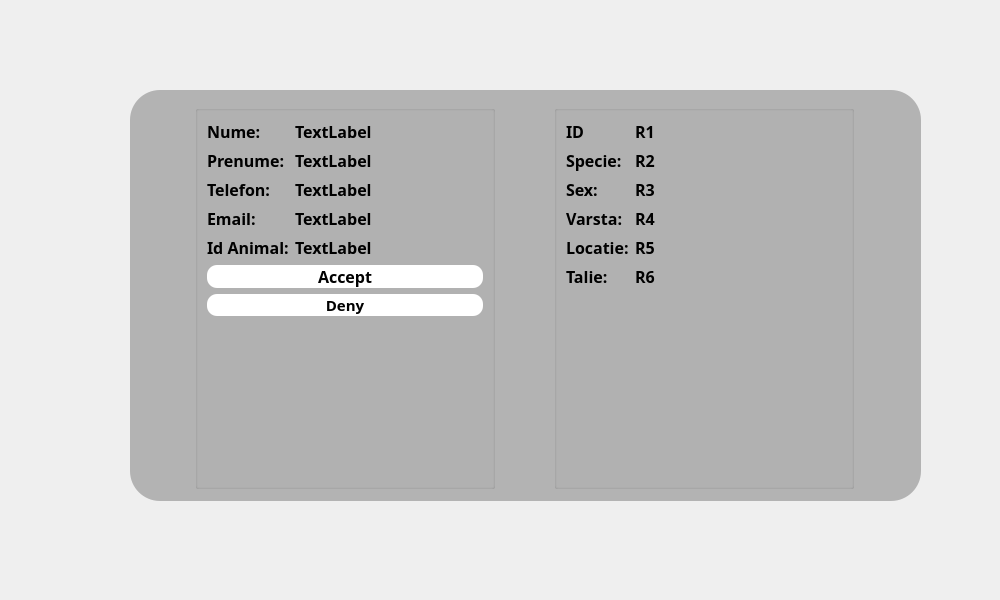
<?xml version="1.0" encoding="UTF-8"?>
<ui version="4.0">
 <class>RequestPage</class>
 <widget class="QDialog" name="RequestPage">
  <property name="geometry">
   <rect>
    <x>0</x>
    <y>0</y>
    <width>1000</width>
    <height>600</height>
   </rect>
  </property>
  <property name="windowTitle">
   <string>Dialog</string>
  </property>
  <property name="styleSheet">
   <string notr="true">#RequestPage{
border-image: url(:/img/Gears1280.png);
}
</string>
  </property>
  <widget class="QGroupBox" name="groupBox">
   <property name="geometry">
    <rect>
     <x>130</x>
     <y>90</y>
     <width>791</width>
     <height>411</height>
    </rect>
   </property>
   <property name="styleSheet">
    <string notr="true">#groupBox{
	background-color: rgb(179, 179, 179);
border-radius:30px;
}</string>
   </property>
   <property name="title">
    <string/>
   </property>
   <layout class="QHBoxLayout" name="horizontalLayout">
    <item>
     <widget class="QGroupBox" name="groupBox_4">
      <property name="sizePolicy">
       <sizepolicy hsizetype="Expanding" vsizetype="Expanding">
        <horstretch>0</horstretch>
        <verstretch>0</verstretch>
       </sizepolicy>
      </property>
      <property name="maximumSize">
       <size>
        <width>300</width>
        <height>16777215</height>
       </size>
      </property>
      <property name="title">
       <string/>
      </property>
      <layout class="QFormLayout" name="formLayout_2">
       <item row="0" column="0">
        <widget class="QLabel" name="IdLabel_2">
         <property name="font">
          <font>
           <family>Segoe UI Black</family>
           <pointsize>12</pointsize>
           <bold>true</bold>
          </font>
         </property>
         <property name="text">
          <string>Nume:</string>
         </property>
        </widget>
       </item>
       <item row="0" column="1">
        <widget class="QLabel" name="IDRaspuns_2">
         <property name="font">
          <font>
           <family>Segoe UI Black</family>
           <pointsize>12</pointsize>
           <bold>true</bold>
          </font>
         </property>
         <property name="text">
          <string>TextLabel</string>
         </property>
        </widget>
       </item>
       <item row="1" column="0">
        <widget class="QLabel" name="SpecieLabel_2">
         <property name="font">
          <font>
           <family>Segoe UI Black</family>
           <pointsize>12</pointsize>
           <bold>true</bold>
          </font>
         </property>
         <property name="text">
          <string>Prenume:</string>
         </property>
        </widget>
       </item>
       <item row="1" column="1">
        <widget class="QLabel" name="SpecieRaspuns_2">
         <property name="font">
          <font>
           <family>Segoe UI Black</family>
           <pointsize>12</pointsize>
           <bold>true</bold>
          </font>
         </property>
         <property name="text">
          <string>TextLabel</string>
         </property>
        </widget>
       </item>
       <item row="2" column="0">
        <widget class="QLabel" name="SexLabel_2">
         <property name="font">
          <font>
           <family>Segoe UI Black</family>
           <pointsize>12</pointsize>
           <bold>true</bold>
          </font>
         </property>
         <property name="text">
          <string>Telefon:</string>
         </property>
        </widget>
       </item>
       <item row="2" column="1">
        <widget class="QLabel" name="SexRaspuns_2">
         <property name="font">
          <font>
           <family>Segoe UI Black</family>
           <pointsize>12</pointsize>
           <bold>true</bold>
          </font>
         </property>
         <property name="text">
          <string>TextLabel</string>
         </property>
        </widget>
       </item>
       <item row="3" column="0">
        <widget class="QLabel" name="VarstaLabel_2">
         <property name="font">
          <font>
           <family>Segoe UI Black</family>
           <pointsize>12</pointsize>
           <bold>true</bold>
          </font>
         </property>
         <property name="text">
          <string>Email:</string>
         </property>
        </widget>
       </item>
       <item row="3" column="1">
        <widget class="QLabel" name="VarstaRaspuns_2">
         <property name="font">
          <font>
           <family>Segoe UI Black</family>
           <pointsize>12</pointsize>
           <bold>true</bold>
          </font>
         </property>
         <property name="text">
          <string>TextLabel</string>
         </property>
        </widget>
       </item>
       <item row="4" column="0">
        <widget class="QLabel" name="VarstaLabel_3">
         <property name="font">
          <font>
           <family>Segoe UI Black</family>
           <pointsize>12</pointsize>
           <bold>true</bold>
          </font>
         </property>
         <property name="text">
          <string>Id Animal:</string>
         </property>
        </widget>
       </item>
       <item row="4" column="1">
        <widget class="QLabel" name="VarstaRaspuns_3">
         <property name="font">
          <font>
           <family>Segoe UI Black</family>
           <pointsize>12</pointsize>
           <bold>true</bold>
          </font>
         </property>
         <property name="text">
          <string>TextLabel</string>
         </property>
        </widget>
       </item>
       <item row="5" column="0" colspan="2">
        <widget class="QPushButton" name="pushButton">
         <property name="font">
          <font>
           <family>Segoe UI Black</family>
           <pointsize>12</pointsize>
           <bold>true</bold>
          </font>
         </property>
         <property name="styleSheet">
          <string notr="true">#pushButton{
border-radius:10px;
	background-color: rgb(255, 255, 255);
}</string>
         </property>
         <property name="text">
          <string>Accept</string>
         </property>
        </widget>
       </item>
       <item row="6" column="0" colspan="2">
        <widget class="QPushButton" name="pushButton_2">
         <property name="font">
          <font>
           <family>Segoe UI Black</family>
           <pointsize>11</pointsize>
           <bold>true</bold>
          </font>
         </property>
         <property name="styleSheet">
          <string notr="true">#pushButton_2{
border-radius:10px;
	background-color: rgb(255, 255, 255);
}</string>
         </property>
         <property name="text">
          <string>Deny</string>
         </property>
        </widget>
       </item>
      </layout>
     </widget>
    </item>
    <item>
     <widget class="QGroupBox" name="groupBox_3">
      <property name="maximumSize">
       <size>
        <width>300</width>
        <height>16777215</height>
       </size>
      </property>
      <property name="title">
       <string/>
      </property>
      <layout class="QFormLayout" name="formLayout">
       <item row="0" column="0">
        <widget class="QLabel" name="IdLabel">
         <property name="font">
          <font>
           <family>Segoe UI Black</family>
           <pointsize>12</pointsize>
           <bold>true</bold>
          </font>
         </property>
         <property name="text">
          <string>ID</string>
         </property>
        </widget>
       </item>
       <item row="1" column="0">
        <widget class="QLabel" name="SpecieLabel">
         <property name="font">
          <font>
           <family>Segoe UI Black</family>
           <pointsize>12</pointsize>
           <bold>true</bold>
          </font>
         </property>
         <property name="text">
          <string>Specie:</string>
         </property>
        </widget>
       </item>
       <item row="1" column="1">
        <widget class="QLabel" name="SpecieRaspuns">
         <property name="font">
          <font>
           <family>Segoe UI Black</family>
           <pointsize>12</pointsize>
           <bold>true</bold>
          </font>
         </property>
         <property name="text">
          <string>R2</string>
         </property>
        </widget>
       </item>
       <item row="2" column="0">
        <widget class="QLabel" name="SexLabel">
         <property name="font">
          <font>
           <family>Segoe UI Black</family>
           <pointsize>12</pointsize>
           <bold>true</bold>
          </font>
         </property>
         <property name="text">
          <string>Sex:</string>
         </property>
        </widget>
       </item>
       <item row="2" column="1">
        <widget class="QLabel" name="SexRaspuns">
         <property name="font">
          <font>
           <family>Segoe UI Black</family>
           <pointsize>12</pointsize>
           <bold>true</bold>
          </font>
         </property>
         <property name="text">
          <string>R3</string>
         </property>
        </widget>
       </item>
       <item row="3" column="0">
        <widget class="QLabel" name="VarstaLabel">
         <property name="font">
          <font>
           <family>Segoe UI Black</family>
           <pointsize>12</pointsize>
           <bold>true</bold>
          </font>
         </property>
         <property name="text">
          <string>Varsta:</string>
         </property>
        </widget>
       </item>
       <item row="3" column="1">
        <widget class="QLabel" name="VarstaRaspuns">
         <property name="font">
          <font>
           <family>Segoe UI Black</family>
           <pointsize>12</pointsize>
           <bold>true</bold>
          </font>
         </property>
         <property name="text">
          <string>R4</string>
         </property>
        </widget>
       </item>
       <item row="4" column="0">
        <widget class="QLabel" name="LocatieLabel">
         <property name="font">
          <font>
           <family>Segoe UI Black</family>
           <pointsize>12</pointsize>
           <bold>true</bold>
          </font>
         </property>
         <property name="text">
          <string>Locatie:</string>
         </property>
        </widget>
       </item>
       <item row="4" column="1">
        <widget class="QLabel" name="LocatieRaspuns">
         <property name="font">
          <font>
           <family>Segoe UI Black</family>
           <pointsize>12</pointsize>
           <bold>true</bold>
          </font>
         </property>
         <property name="text">
          <string>R5</string>
         </property>
        </widget>
       </item>
       <item row="5" column="0">
        <widget class="QLabel" name="TalieLabel">
         <property name="font">
          <font>
           <family>Segoe UI Black</family>
           <pointsize>12</pointsize>
           <bold>true</bold>
          </font>
         </property>
         <property name="text">
          <string>Talie:</string>
         </property>
        </widget>
       </item>
       <item row="5" column="1">
        <widget class="QLabel" name="TalieRaspuns">
         <property name="font">
          <font>
           <family>Segoe UI Black</family>
           <pointsize>12</pointsize>
           <bold>true</bold>
          </font>
         </property>
         <property name="text">
          <string>R6</string>
         </property>
        </widget>
       </item>
       <item row="0" column="1">
        <widget class="QLabel" name="IDRaspuns">
         <property name="font">
          <font>
           <family>Segoe UI Black</family>
           <pointsize>12</pointsize>
           <bold>true</bold>
          </font>
         </property>
         <property name="text">
          <string>R1</string>
         </property>
        </widget>
       </item>
      </layout>
     </widget>
    </item>
   </layout>
  </widget>
 </widget>
 <resources/>
 <connections/>
</ui>
